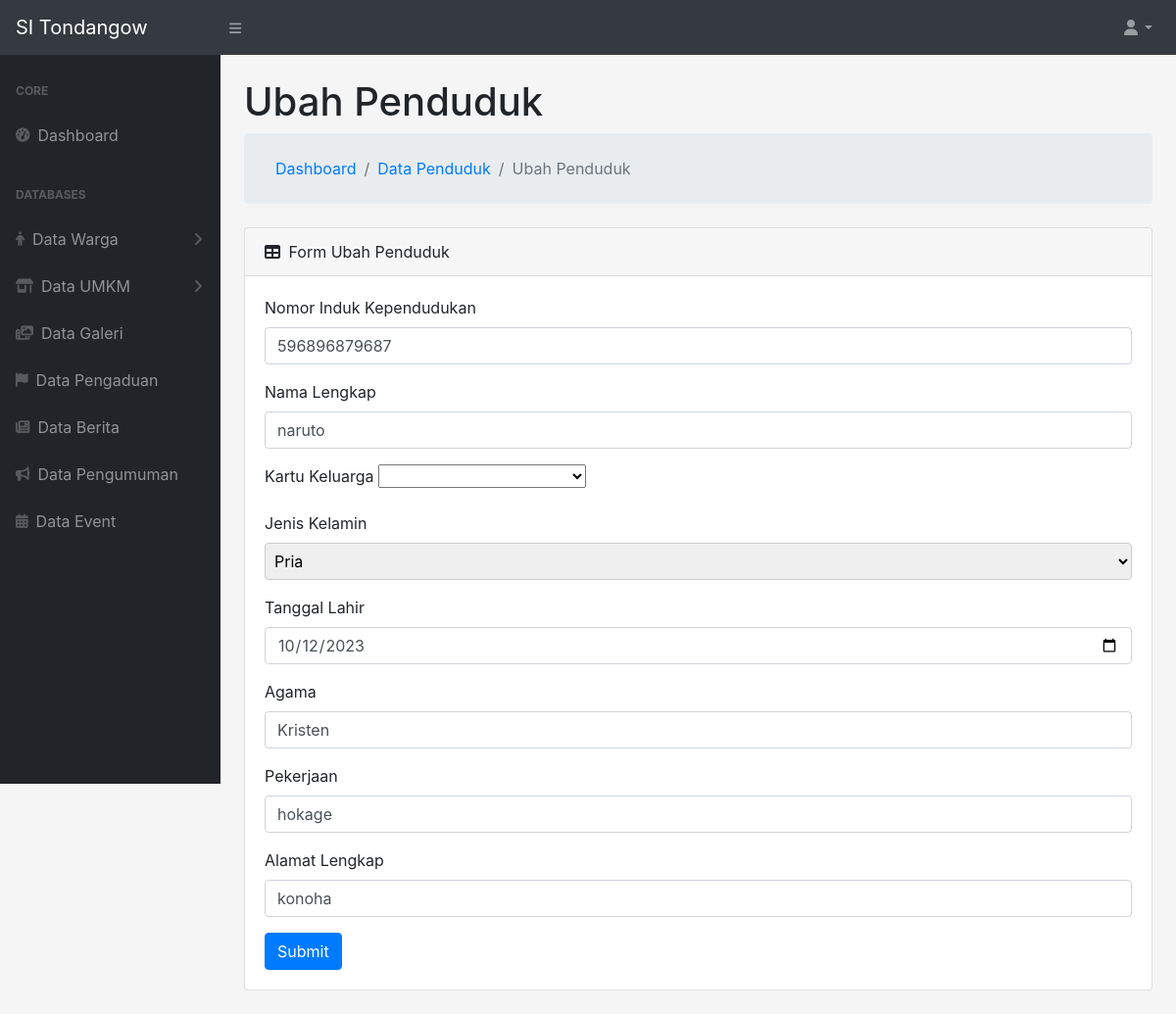
Screenshot of /models/ubahPenduduk.php?id=3 with the database file from the repository.
### tables this page shows
CREATE TABLE `penduduk` (
  `id` int(11) NOT NULL,
  `no_kk` int(255) NOT NULL,
  `nik` varchar(255) NOT NULL,
  `nama` varchar(255) NOT NULL,
  `tanggal_lahir` date NOT NULL,
  `jenis_kelamin` varchar(255) NOT NULL,
  `agama` varchar(255) NOT NULL,
  `pekerjaan` varchar(255) NOT NULL,
  `alamat_lengkap` varchar(255) NOT NULL
);

### functions/general.php (called while the page is built, shortened)
<?php
require_once 'dbconnect.php';
function query($query)
{
    global $dbconnect;
    $result = mysqli_query($dbconnect, $query);
    $rows = [];
    while ($row = mysqli_fetch_assoc($result)) {
        $rows[] = $row;
    }
    return $rows;
}
?>

### models/ubahPenduduk.php (the view, shortened to what this page needs)
<?php
include '../templates/header.php';
include '../functions/penduduk.php';
$pageName = 'Ubah Penduduk';
$getId = $_GET['id'];
$queryNoIDPenduduk=query("SELECT penduduk.no_kk FROM penduduk INNER JOIN keluarga ON penduduk.no_kk=keluarga.id WHERE penduduk.id='$getId'")[0];
$querySelectedData=query("SELECT keluarga.nama_kepala_keluarga, penduduk.id, keluarga.no_kk, penduduk.no_kk, nik, nama, tanggal_lahir, jenis_kelamin, agama, pekerjaan, alamat_lengkap FROM penduduk INNER JOIN keluarga ON penduduk.no_kk=keluarga.id WHERE penduduk.id='$getId'")[0];
?>
<div id="layoutSidenav_content">
    <main>
        <div class="container-fluid">
            <h1 class="mt-4"><?= $pageName ?></h1>
            <ol class="breadcrumb mb-4">
                <ol class="breadcrumb mb-0">
                    <li class="breadcrumb-item"><a href="../index.php">Dashboard</a></li>
                    <li class="breadcrumb-item"><a href="../controllers/dataPenduduk.php">Data Penduduk</a></li>
                    <li class="breadcrumb-item active"><?= $pageName ?></li>
                </ol>
            </ol>
            <div class="card mb-4">
                <div class="card-header">
                    <div>
                        <i class="fas fa-table mr-1 position-relative"></i>
                        Form <?= $pageName ?>
                    </div>
                </div>
                <div class="card-body">
                    <form action="#" method="post" enctype="multipart/form-data">
                        <div class="form-group">
                            <label for="nik">Nomor Induk Kependudukan</label>
                            <input value="<?= $querySelectedData["nik"]?>" name="nik" autocomplete="off" type="number" class="form-control" id="nik" placeholder="..." required>
                        </div>
                        <div class="form-group">
                            <label for="nama">Nama Lengkap</label>
                            <input value="<?= $querySelectedData['nama']?>" name="nama" autocomplete="off" type="text" class="form-control" id="nama" placeholder="..." required>
                        </div>
                        <div class="form-group">
                            <label for="kk">Kartu Keluarga</label>
                            <select name="kk" id="selectize" class="form-select" required>
                                <option value="<?= $queryNoIDPenduduk['no_kk']?>" selected hidden></option>
                                <?php
                                $query = mysqli_query($dbconnect, "SELECT * FROM keluarga") or die(mysqli_error($dbconnect));
                                while ($data = mysqli_fetch_array($query)) {
                                    echo "<option value=$data[id]>$data[no_kk] - $data[nama_kepala_keluarga]</option>";
                                }
                                ?>
                            </select>
                        </div>
                        <div class="form-group flex-column" style="display: flex;">
                            <label for="jenis_kelamin">Jenis Kelamin</label>
                            <select id='jenis_kelamin' name="jenis_kelamin" style="padding:5px; height: 38px; border-radius: 4px; border-color:rgb(204, 204, 204); outline:none;" id="jenis_kelamin" class="form-select" required>
                                <option value="<?=$querySelectedData['jenis_kelamin']?>" selected><?=$querySelectedData['jenis_kelamin']?></option>
                            </select>
                        </div>
                        <div class="form-group">
                            <label for="tanggal_lahir">Tanggal Lahir</label>
                            <input value="<?=$querySelectedData['tanggal_lahir']?>" name="tanggal_lahir" autocomplete="off" type="date" class="form-control" id="tanggal_lahir" required>
                        </div>
                        <div class="form-group">
                            <label for="agama">Agama</label>
                            <input value="<?=$querySelectedData['agama']?>" name="agama" autocomplete="off" type="text" class="form-control" id="agama" placeholder="..." required>
                        </div>
                        <div class="form-group">
                            <label for="pekerjaan">Pekerjaan</label>
                            <input value="<?=$querySelectedData['pekerjaan']?>" name="pekerjaan" autocomplete="off" type="text" class="form-control" id="pekerjaan" placeholder="..." required>
                        </div>
                        <div class="form-group">
                            <label for="alamat_lengkap">Alamat Lengkap</label>
                            <input value="<?=$querySelectedData['alamat_lengkap']?>" name="alamat_lengkap" autocomplete="off" type="text" class="form-control" id="alamat_lengkap" placeholder="..." required>
                        </div>
                        <button name="submit" id="submit" type="submit" class="btn btn-primary">Submit</button>
                    </form>
                </div>
            </div>
        </div>
    </main>
</div>
</div>
<?php include '../templates/footer.php'; ?>

### rows the page displays
penduduk: nik "596896879687", nama "naruto", jenis_kelamin "Pria", tanggal_lahir "10/12/2023", agama "Kristen", pekerjaan "hokage", alamat_lengkap "konoha"

### other values shown
$pageName "Ubah Penduduk"
